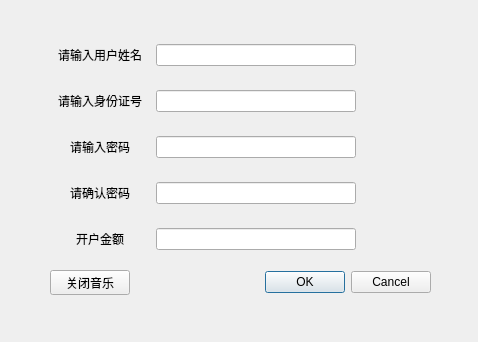
<?xml version="1.0" encoding="UTF-8"?>
<ui version="4.0">
 <class>user_init</class>
 <widget class="QDialog" name="user_init">
  <property name="geometry">
   <rect>
    <x>0</x>
    <y>0</y>
    <width>478</width>
    <height>342</height>
   </rect>
  </property>
  <property name="windowTitle">
   <string>Dialog</string>
  </property>
  <property name="styleSheet">
   <string notr="true">background-image: url(:/log1.jpg);</string>
  </property>
  <widget class="QWidget" name="gridLayoutWidget">
   <property name="geometry">
    <rect>
     <x>50</x>
     <y>30</y>
     <width>381</width>
     <height>281</height>
    </rect>
   </property>
   <layout class="QGridLayout" name="gridLayout">
    <item row="2" column="0">
     <widget class="QLabel" name="label_3">
      <property name="minimumSize">
       <size>
        <width>100</width>
        <height>30</height>
       </size>
      </property>
      <property name="maximumSize">
       <size>
        <width>100</width>
        <height>30</height>
       </size>
      </property>
      <property name="text">
       <string>请输入密码</string>
      </property>
      <property name="alignment">
       <set>Qt::AlignCenter</set>
      </property>
     </widget>
    </item>
    <item row="2" column="1">
     <widget class="QLineEdit" name="user_passward1">
      <property name="maximumSize">
       <size>
        <width>200</width>
        <height>16777215</height>
       </size>
      </property>
      <property name="sizeIncrement">
       <size>
        <width>200</width>
        <height>0</height>
       </size>
      </property>
      <property name="alignment">
       <set>Qt::AlignLeading|Qt::AlignLeft|Qt::AlignVCenter</set>
      </property>
     </widget>
    </item>
    <item row="5" column="1">
     <widget class="QDialogButtonBox" name="yesorno">
      <property name="standardButtons">
       <set>QDialogButtonBox::Cancel|QDialogButtonBox::Ok</set>
      </property>
     </widget>
    </item>
    <item row="5" column="0">
     <widget class="QPushButton" name="close_music">
      <property name="minimumSize">
       <size>
        <width>80</width>
        <height>25</height>
       </size>
      </property>
      <property name="maximumSize">
       <size>
        <width>80</width>
        <height>25</height>
       </size>
      </property>
      <property name="text">
       <string>关闭音乐</string>
      </property>
     </widget>
    </item>
    <item row="0" column="0">
     <widget class="QLabel" name="label_2">
      <property name="minimumSize">
       <size>
        <width>100</width>
        <height>30</height>
       </size>
      </property>
      <property name="maximumSize">
       <size>
        <width>100</width>
        <height>30</height>
       </size>
      </property>
      <property name="text">
       <string>请输入用户姓名</string>
      </property>
      <property name="alignment">
       <set>Qt::AlignCenter</set>
      </property>
     </widget>
    </item>
    <item row="1" column="0">
     <widget class="QLabel" name="label">
      <property name="minimumSize">
       <size>
        <width>100</width>
        <height>30</height>
       </size>
      </property>
      <property name="maximumSize">
       <size>
        <width>100</width>
        <height>30</height>
       </size>
      </property>
      <property name="text">
       <string>请输入身份证号</string>
      </property>
      <property name="alignment">
       <set>Qt::AlignCenter</set>
      </property>
     </widget>
    </item>
    <item row="1" column="1">
     <widget class="QLineEdit" name="user_id">
      <property name="maximumSize">
       <size>
        <width>200</width>
        <height>16777215</height>
       </size>
      </property>
      <property name="sizeIncrement">
       <size>
        <width>200</width>
        <height>0</height>
       </size>
      </property>
     </widget>
    </item>
    <item row="0" column="1">
     <widget class="QLineEdit" name="user_name">
      <property name="maximumSize">
       <size>
        <width>200</width>
        <height>16777215</height>
       </size>
      </property>
      <property name="sizeIncrement">
       <size>
        <width>200</width>
        <height>0</height>
       </size>
      </property>
     </widget>
    </item>
    <item row="3" column="0">
     <widget class="QLabel" name="label_4">
      <property name="minimumSize">
       <size>
        <width>100</width>
        <height>30</height>
       </size>
      </property>
      <property name="maximumSize">
       <size>
        <width>100</width>
        <height>30</height>
       </size>
      </property>
      <property name="text">
       <string>请确认密码</string>
      </property>
      <property name="alignment">
       <set>Qt::AlignCenter</set>
      </property>
     </widget>
    </item>
    <item row="4" column="0">
     <widget class="QLabel" name="label_5">
      <property name="minimumSize">
       <size>
        <width>100</width>
        <height>30</height>
       </size>
      </property>
      <property name="maximumSize">
       <size>
        <width>100</width>
        <height>30</height>
       </size>
      </property>
      <property name="text">
       <string>开户金额</string>
      </property>
      <property name="alignment">
       <set>Qt::AlignCenter</set>
      </property>
     </widget>
    </item>
    <item row="3" column="1">
     <widget class="QLineEdit" name="user_passward2">
      <property name="maximumSize">
       <size>
        <width>200</width>
        <height>16777215</height>
       </size>
      </property>
      <property name="sizeIncrement">
       <size>
        <width>200</width>
        <height>0</height>
       </size>
      </property>
      <property name="alignment">
       <set>Qt::AlignLeading|Qt::AlignLeft|Qt::AlignVCenter</set>
      </property>
     </widget>
    </item>
    <item row="4" column="1">
     <widget class="QLineEdit" name="first_money">
      <property name="maximumSize">
       <size>
        <width>200</width>
        <height>16777215</height>
       </size>
      </property>
      <property name="sizeIncrement">
       <size>
        <width>200</width>
        <height>0</height>
       </size>
      </property>
      <property name="alignment">
       <set>Qt::AlignLeading|Qt::AlignLeft|Qt::AlignVCenter</set>
      </property>
     </widget>
    </item>
   </layout>
  </widget>
 </widget>
 <resources/>
 <connections/>
</ui>
